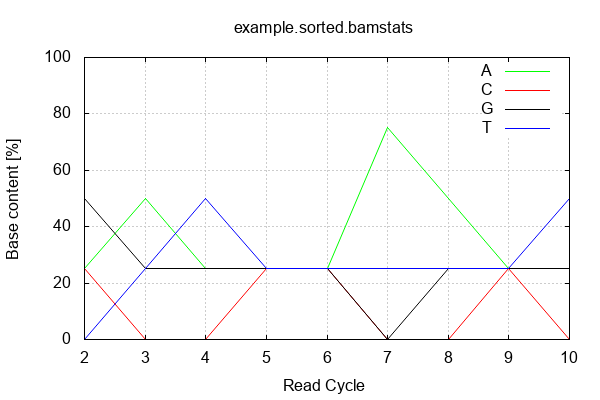

Source code (gnuplot):

            set terminal png size 600,400 truecolor
            set output "example.stats/acgt-cycles.png"
            set grid xtics ytics y2tics back lc rgb "#cccccc"
            set style line 1 linecolor rgb "green"
            set style line 2 linecolor rgb "red"
            set style line 3 linecolor rgb "black"
            set style line 4 linecolor rgb "blue"
            set style increment user
            set ylabel "Base content [%]"
            set xlabel "Read Cycle"
            set yrange [0:100]
            set title "example.sorted.bamstats"
            plot '-' w l ti 'A', '-' w l ti 'C', '-' w l ti 'G', '-' w l ti 'T'
        2	25.00
3	50.00
4	25.00
5	25.00
6	25.00
7	75.00
8	50.00
9	25.00
10	25.00
end
2	25.00
3	0.00
4	0.00
5	25.00
6	25.00
7	0.00
8	0.00
9	25.00
10	0.00
end
2	50.00
3	25.00
4	25.00
5	25.00
6	25.00
7	0.00
8	25.00
9	25.00
10	25.00
end
2	0.00
3	25.00
4	50.00
5	25.00
6	25.00
7	25.00
8	25.00
9	25.00
10	50.00
end
